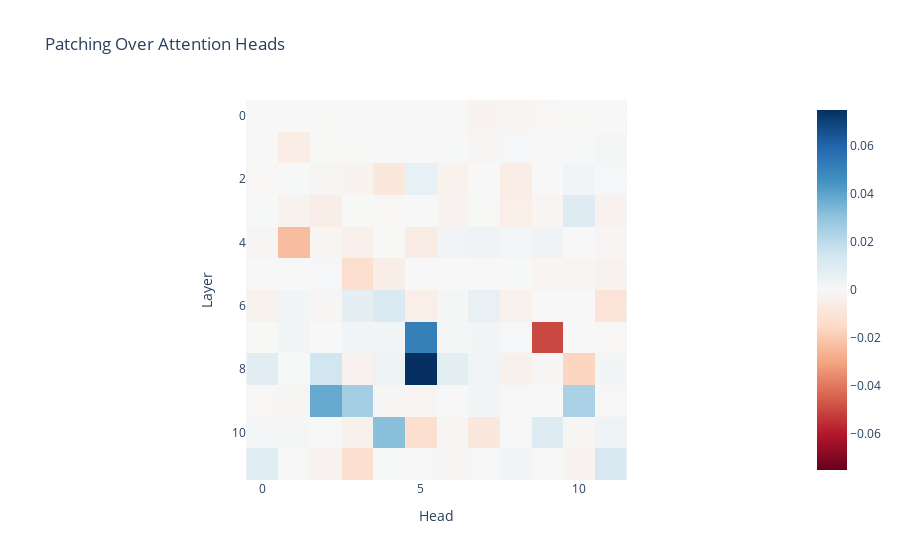

Notebook source saved alongside this figure:
### Code cell
patching_results_correct = []

for corrupted_grad, corrupted, clean, layer in zip(
    corrupted_correct_attention_grads, corrupted_correct_attention_out, clean_correct_attention_out, range(len(clean_correct_attention_out))
):

    residual_attr = einops.reduce(
        corrupted_grad.value[:,-2,:] * (clean.value[:,-2,:] - corrupted.value[:,-2,:]),
        "batch (head dim) -> head",
        "sum",
        head = 12,
        dim = 64,
    )

    patching_results_correct.append(
        residual_attr.detach().cpu().numpy()
    )

fig = px.imshow(
    patching_results_correct,
    color_continuous_scale="RdBu",
    color_continuous_midpoint=0.0,
    title="Patching Over Attention Heads"
)

fig.update_layout(
    xaxis_title="Head",
    yaxis_title="Layer"
)

fig.show()

### Figure 1 — Plotly figure (JSON) as saved in the notebook; plotly's stock layout.template omitted (floating-point values rounded to 4 significant figures; data arrays with more than 128 entries replaced by an {"elided": "..."} marker saying what was removed)
{"data": [{"coloraxis": "coloraxis", "hovertemplate": "x: %{x}<br>y: %{y}<br>color: %{z}<extra></extra>", "name": "0", "type": "heatmap", "xaxis": "x", "yaxis": "y", "z": {"elided": "12x12 float values"}}], "layout": {"coloraxis": {"cmid": 0, "colorscale": [[0, "rgb(103,0,31)"], [0.1, "rgb(178,24,43)"], [0.2, "rgb(214,96,77)"], [0.3, "rgb(244,165,130)"], [0.4, "rgb(253,219,199)"], [0.5, "rgb(247,247,247)"], [0.6, "rgb(209,229,240)"], [0.7, "rgb(146,197,222)"], [0.8, "rgb(67,147,195)"], [0.9, "rgb(33,102,172)"], [1, "rgb(5,48,97)"]]}, "title": {"text": "Patching Over Attention Heads"}, "xaxis": {"anchor": "y", "constrain": "domain", "domain": [0, 1], "scaleanchor": "y", "title": {"text": "Head"}}, "yaxis": {"anchor": "x", "autorange": "reversed", "constrain": "domain", "domain": [0, 1], "title": {"text": "Layer"}}}}
